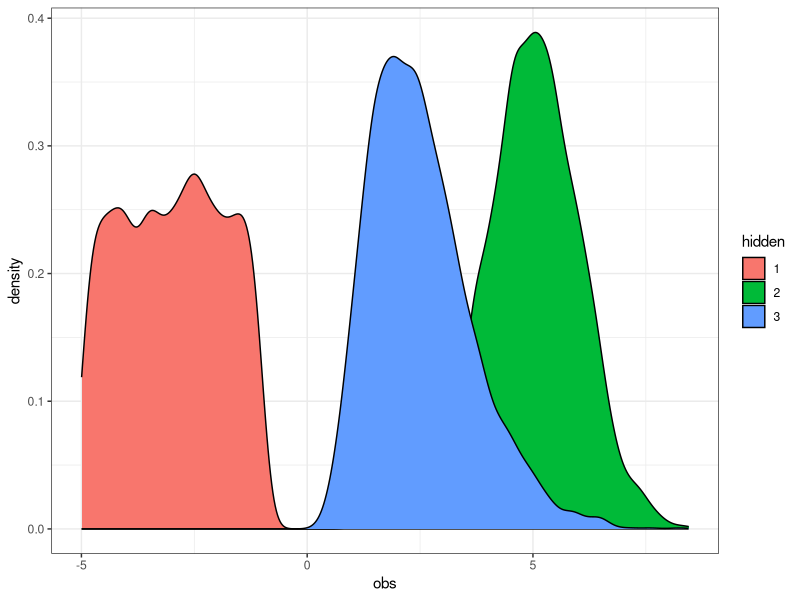

Write the R code that produced this figure.
library(tidyverse)
theme_set(theme_bw())
# Define the parameters of the HMM
N <- 3
pi <- c(0.4, 0.3, 0.3)
A <- matrix(c(0.6, 0.2, 0.2, 0.3, 0.5, 0.2, 0.1, 0.4, 0.5), nrow = N, byrow = TRUE) # State transition matrix

# Number of time-steps
T <- 10000

# Simulate the hidden state sequence
hidden_seq <- rep(0, T)
hidden_seq[1] <- sample(1:N, size = 1, prob = pi)
for (t in 2:T) {
  hidden_seq[t] <- sample(1:N, size = 1, prob = A[hidden_seq[t-1],])
}

# Simulate the observations
obs_seq <- rep(0, T)
for (t in 1:T) {
  obs_seq[t] <- (hidden_seq[t] == 1)*runif(1, min = -5, max = -1) +
    (hidden_seq[t] == 2)*rnorm(1, mean = 5) + (hidden_seq[t] == 3)*rgamma(1, shape = 5, rate = 2)
}


# Return the simulated hidden state sequence and observation sequence
simResult <- tibble(hidden = factor(hidden_seq), obs = obs_seq)

# plot res
simResult %>% ggplot(aes(x = obs, fill = hidden)) + geom_density()

